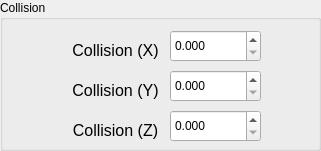
  <widget class="QGroupBox" name="CollisionGroupBox">
   <property name="geometry">
    <rect>
     <x>590</x>
     <y>310</y>
     <width>321</width>
     <height>151</height>
    </rect>
   </property>
   <property name="toolTip">
    <string>&lt;html&gt;&lt;head/&gt;&lt;body&gt;&lt;p&gt;The dimensions of a character's collision box.&lt;/p&gt;&lt;/body&gt;&lt;/html&gt;</string>
   </property>
   <property name="title">
    <string>Collision</string>
   </property>
   <widget class="QLabel" name="CollisionLbl_1">
    <property name="geometry">
     <rect>
      <x>70</x>
      <y>40</y>
      <width>91</width>
      <height>21</height>
     </rect>
    </property>
    <property name="font">
     <font>
      <pointsize>12</pointsize>
     </font>
    </property>
    <property name="toolTip">
     <string/>
    </property>
    <property name="text">
     <string>Collision (X)</string>
    </property>
    <property name="alignment">
     <set>Qt::AlignCenter</set>
    </property>
   </widget>
   <widget class="QLabel" name="CollisionLbl_2">
    <property name="geometry">
     <rect>
      <x>70</x>
      <y>80</y>
      <width>91</width>
      <height>21</height>
     </rect>
    </property>
    <property name="font">
     <font>
      <pointsize>12</pointsize>
     </font>
    </property>
    <property name="toolTip">
     <string/>
    </property>
    <property name="text">
     <string>Collision (Y)</string>
    </property>
    <property name="alignment">
     <set>Qt::AlignCenter</set>
    </property>
   </widget>
   <widget class="QLabel" name="CollisionLbl_3">
    <property name="geometry">
     <rect>
      <x>70</x>
      <y>120</y>
      <width>91</width>
      <height>21</height>
     </rect>
    </property>
    <property name="font">
     <font>
      <pointsize>12</pointsize>
     </font>
    </property>
    <property name="toolTip">
     <string/>
    </property>
    <property name="text">
     <string>Collision (Z)</string>
    </property>
    <property name="alignment">
     <set>Qt::AlignCenter</set>
    </property>
   </widget>
   <widget class="QDoubleSpinBox" name="CollisionSpinBox_1">
    <property name="geometry">
     <rect>
      <x>170</x>
      <y>30</y>
      <width>91</width>
      <height>32</height>
     </rect>
    </property>
    <property name="decimals">
     <number>3</number>
    </property>
    <property name="maximum">
     <double>100000.000000000000000</double>
    </property>
    <property name="singleStep">
     <double>0.100000000000000</double>
    </property>
   </widget>
   <widget class="QDoubleSpinBox" name="CollisionSpinBox_2">
    <property name="geometry">
     <rect>
      <x>170</x>
      <y>70</y>
      <width>91</width>
      <height>32</height>
     </rect>
    </property>
    <property name="decimals">
     <number>3</number>
    </property>
    <property name="maximum">
     <double>100000.000000000000000</double>
    </property>
    <property name="singleStep">
     <double>0.100000000000000</double>
    </property>
   </widget>
   <widget class="QDoubleSpinBox" name="CollisionSpinBox_3">
    <property name="geometry">
     <rect>
      <x>170</x>
      <y>110</y>
      <width>91</width>
      <height>32</height>
     </rect>
    </property>
    <property name="decimals">
     <number>3</number>
    </property>
    <property name="maximum">
     <double>100000.000000000000000</double>
    </property>
    <property name="singleStep">
     <double>0.100000000000000</double>
    </property>
   </widget>
  </widget>
